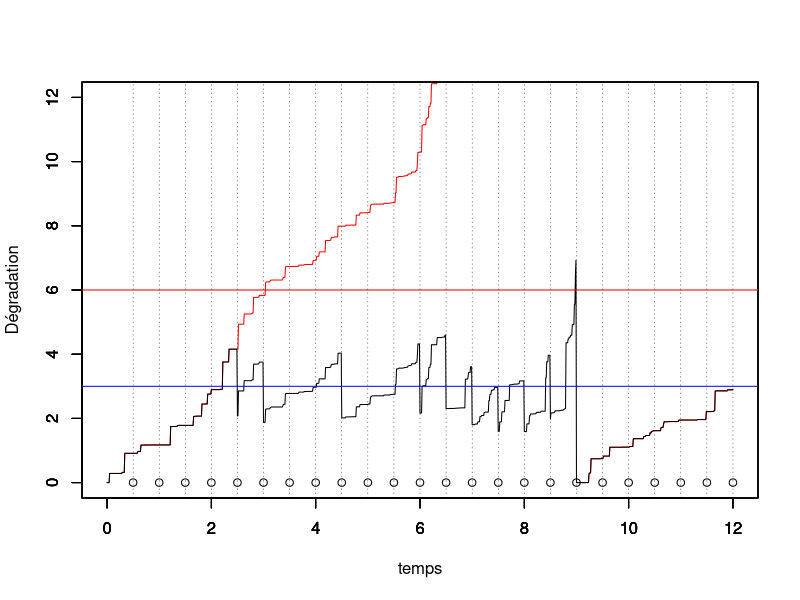
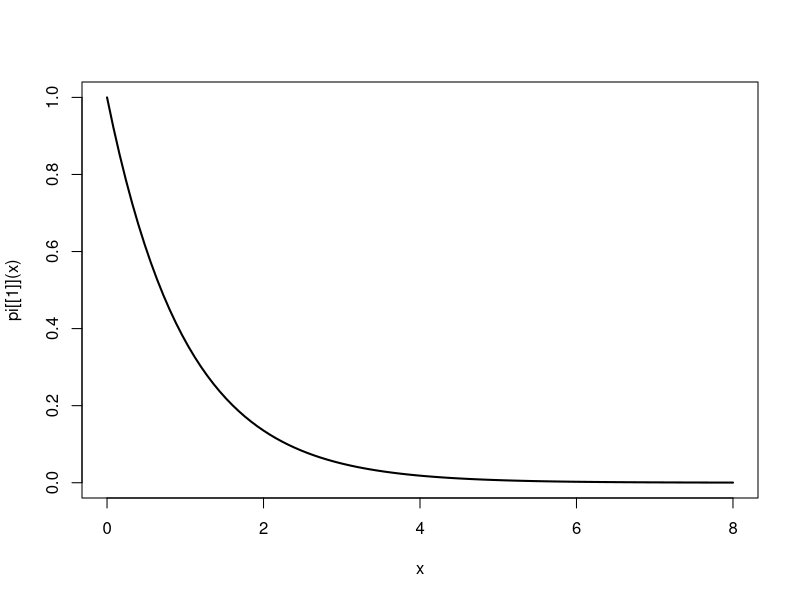

The R source for these figures, in order: (Note: this script raises an error after producing the figures.)
#### Programme de simulation lorsqu'on observe uniquement la dégradation juste avant l'inspection


rm(list=ls())
library(ggplot2)
library(tidyverse)
tau = 0.5 # intervalle inter-inspection
rho = 0.5 # parametre ARDinf
L=3 # seuil pour MP
M=6 # seuil pout MC
tps.final <-12 # fenêtre d'observation du processus

id.newcycle <- FALSE # Initialisation du nb de cycle de renouvellement

# Simulation d'un processus gamma jusqu'au temps final
pas = 0.01 # pas de temps pour simuler le processus




alpha = 1 # paramètre de forme de Gamma a = alpha (t)^beta
beta = 1.5 # paramètre de forme  de Gamma
b=1   # paramètre d'échelle du Gamma
temps = seq(from = 0,to = tps.final,by = pas)

n=length(temps)

nb.inspections<- floor(tps.final/tau) # nombre d'inspections max pendant la fenêtre d'observation.

obs<-numeric(nb.inspections) # données observées (pendant les inspections)

j<-1 # indicateur prochaine inspection
j.newcycle <- 0 # identifier le j où nouveau cycle
nb.cycles <- 1 # compteur de cycles

x=matrix(nrow=nb.inspections,ncol = n) # processus Gamma simulé, nb.lignes = nb.cycles
x[nb.cycles,1] = 0     # initialisation du processus Gamma = 0 à t=0
for(i in 2:n){
  x[nb.cycles,i] = x[nb.cycles,i-1] + rgamma(1,scale = b, shape = alpha*(temps[i]^beta)-temps[i-1]^beta)
}
y=numeric(n) # processus Gamma maintenu
y[1]<-0

while (j<=nb.inspections) {
  # boucle sur un cycle de renouvellement
  if (id.newcycle){
    # on resimule un x depuis 0
    x[nb.cycles,1] = 0     # initialisation du processus Gamma = 0 à t=0
    for(i in 2:n){
      x[nb.cycles,i] = x[nb.cycles,i-1] + rgamma(1,scale = b, shape = alpha*(temps[i]^beta)-temps[i-1]^beta)
    }
    id.newcycle <- FALSE
  }
  
  y[((j-1)*tau/pas+2):(j*(tau/pas)+1)]<-y[(j-1)*tau/pas+1]+ x[nb.cycles,((j-j.newcycle-1)*tau/pas+2):((j-j.newcycle)*(tau/pas)+1)]- x[nb.cycles,(j-j.newcycle-1)*tau/pas+1]
  
  obs[j]<-y[j*tau/pas+1] # état dégradation à l'inspection (t_j^-)
  
  if (obs[j] < L) {
    print("no action")
  } else {
    if (obs[j]<M) {
      y[j*tau/pas+1]<-(1-rho)*y[j*tau/pas+1] # on écrase (ARD infini)
    } else {
      y[j*tau/pas+1]<-0
      id.newcycle <- TRUE
      j.newcycle <- j
      nb.cycles <- nb.cycles+1
    }
  }
  j<-j+1
}


#df <- data.frame(temps,x,y)
#mygraph <- ggplot(df,aes(x = temps)) +  
#  geom_line(aes(y = y), color = "darkred") +
#  geom_line(aes(y = x), color="steelblue", linetype="twodash") +
#  geom_abline(slope = 0,intercept = L,color="blue") +
#  geom_abline(slope = 0,intercept = M,color="red")


temps.cycle<-c(0,tau*which(obs>M),tps.final)
indice.temps.cycle <- c(1,tau/pas*(which(obs>M))+1,length(temps))


for (k in 1:nb.cycles){
  plot(temps[indice.temps.cycle[k]:indice.temps.cycle[k+1]],x[k,1:(indice.temps.cycle[k+1]-indice.temps.cycle[k]+1)],col="red",type="l",ylim = c(0,2*M),xlim = c(0,tps.final),xlab="",ylab="")
  par(new=T)
}

plot(temps,y,type="l",ylim=c(0,2*M),xlim = c(0,tps.final),ylab="",xlab="")


par(new=T)
plot(tau*(1:nb.inspections),numeric(length = nb.inspections),ylim=c(0,2*M),type="p",xlim = c(0,tps.final),xlab = "temps",ylab="Dégradation")
abline(h=L,col="blue")
abline(h=M,col="red")
abline(v=tau*(1:nb.inspections), lty =3, col = grey(0.1), lwd = 0.45)

#abline(v = tau*(1:nb.inspection))


#####################################
# Calcul de la loi stationnaire
#####################################

# se donner une grille pour les abscisses

K<- 20 # nb itérations de l'algo de point fixe
grid_abs <- seq(0.01,8,0.01)
nb_abs <- length(grid_abs)
w<-matrix(nrow = K,ncol = nb_abs )

pi<-list()
pi[[1]]<-function(x) dexp(x)

w[1,]<-pi[[1]](grid_abs)
curve(pi[[1]](x), from = 0, to = max(grid_abs), lwd = 2)

for(k in 2:K){
  for (j in 1:nb_abs){
    abs <- grid_abs[j]
    fn_aux1 <- function(x) {
      res <- pi[[k-1]](x)*dgamma(abs-x,rate=beta,shape=alpha*tau)
      return(res)
    }
    fn_aux2 <- function(x) {
      res <- pi[[k-1]](x)*dgamma(abs-(1-rho)*x,rate=beta,shape=alpha*tau)
      return(res)
    }
    fn_aux3 <- function(x) {
      res <- pi[[k-1]](x)
      return(res)
    }
    w[k,j] <- integrate(f = fn_aux1, lower = 0, upper = min(L,abs))$value 
    + integrate(f = fn_aux2, lower = L, upper = min(M,abs/(1-rho)))$value
    + integrate(f = fn_aux3, lower = M, upper = 2*M)$value * dgamma(abs,rate=beta,shape=alpha*tau)
  }
  aux <- w[k,]
  fn_w <- function(x) {
    res <- splinefun(x = grid_abs, y = aux)(x)*((0 < x) & (x<=max(grid_abs)))
    return(res)
  }
  pi[[k]] <- fn_w
  curve(pi[[k]](x), from = 0, to = max(grid_abs), lwd = 2, add = TRUE, col = k)
}





# initialisation
